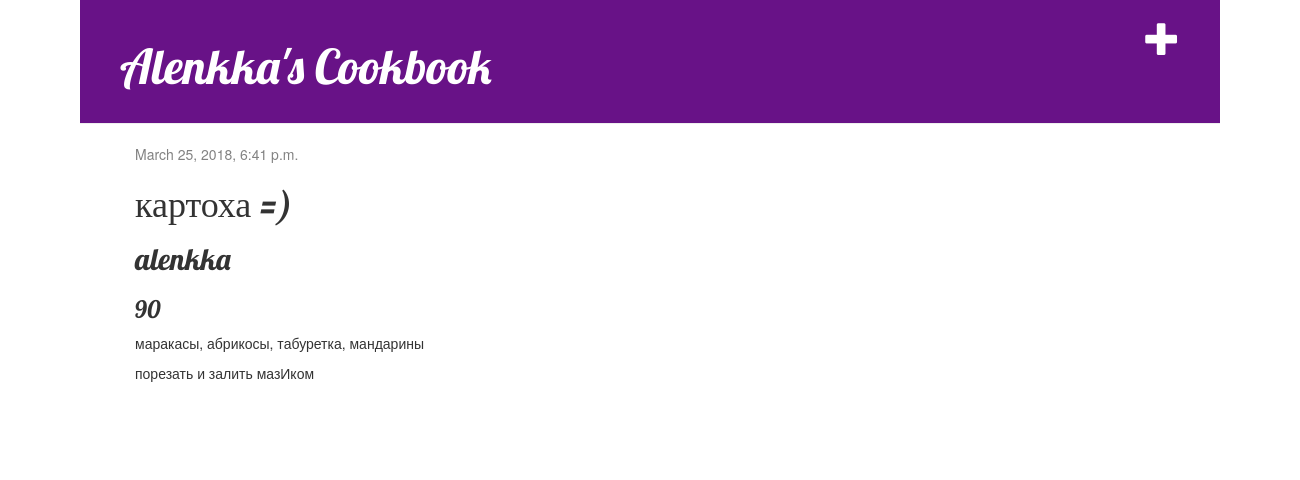
Page /recipe/1/ on the committed database.
### app/models.py (models this page shows, shortened)
class Recipe(models.Model):
    author = models.ForeignKey('auth.User', on_delete=models.CASCADE)
    name = models.CharField(max_length=200)
    duration = models.PositiveSmallIntegerField()
    ingredients = models.CharField(max_length=200)
    text = models.TextField()
    pub_date = models.DateTimeField('date published', auto_now_add=True)

### app/views.py (the view)
# urls.py: url(r'^recipe/(?P<pk>\d+)/$', views.recipe_detail, name='recipe_detail'),
def recipe_detail(request, pk):
    recipe = get_object_or_404(Recipe, pk=pk)
    return render(request, 'app/recipe_detail.html', {'recipe': recipe})

### app/templates/app/recipe_detail.html
{% extends 'app/base.html' %}
{% block content %}
    <div class="recipe">
        {% if recipe.pub_date %}
            <div class="date">
                {{ recipe.pub_date }}
            </div>
        {% endif %}
        <h1>{{ recipe.name }}</h1>
        <h2>{{ recipe.author }}</h2>
        <h3>{{ recipe.duration }}</h3>
        <p>{{ recipe.ingredients|linebreaksbr }}</p>
        <p>{{ recipe.text|linebreaksbr }}</p>
    </div>
{% endblock %}

### app/static/css/cookbook.css (style rules this page uses)
body { padding-left: 80px; padding-right: 80px; }
h1, h2, h3, h4 { font-family: 'Lobster', cursive; }
.date { color: #828282; }
.recipe { margin-bottom: 70px; }

### rows in the picture
Recipe: pub_date "March 25, 2018, 6:41 p.m.", name "картоха =)", author "alenkka", duration "90", ingredients "маракасы, абрикосы, табуретка, мандарины", text "порезать и залить мазИком"
